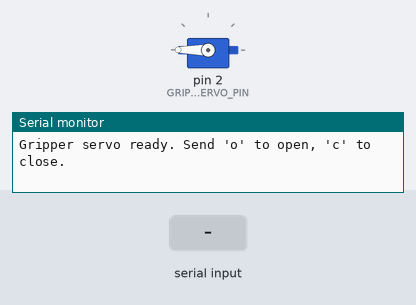
Recording of a program running on a simulated Teensy 4. Parts: servo, the last lines printed to the serial monitor. The test bench sets the inputs (shaded band).

Above: at 1.2 s.
1.3 s: "c" received over Serial
At 2.5 s:
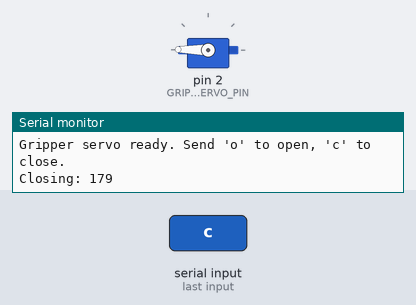
2.8 s: "o" received over Serial
At 3.8 s:
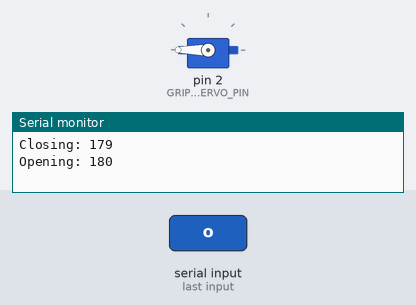
Timing chart, 0 to 5.8 s (numbered marks = the images above; inputs shaded):
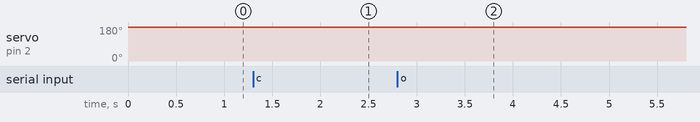

Measured:
- after the input at 1.3 s, servo on pin 2 (GRIPPER_SERVO_PIN): 180° → 179° at once
- after the input at 2.8 s, servo on pin 2 (GRIPPER_SERVO_PIN): 179° → 180° at once

The program:

main.cpp
```cpp
#include <Arduino.h>
#include <Servo.h>

// Setup pinouts
Servo gripperServo;

const int GRIPPER_SERVO_PIN = 2;

const int open_gripper = 180;
const int close_gripper = 75;

int current_position = open_gripper;

void setup() {
  Serial.begin(115200);
  gripperServo.attach(GRIPPER_SERVO_PIN);

  // Start open
  gripperServo.write(open_gripper);
  current_position = open_gripper;
  Serial.println("Gripper servo ready. Send 'o' to open, 'c' to close.");
}

void loop() {

  if (Serial.available() > 0)
  {
    char cmd = Serial.read();

    // Open gripper (decrease toward 0)
    if (cmd == 'o' && current_position < open_gripper)
    {
      current_position++;
      gripperServo.write(current_position);
      Serial.print("Opening: ");
      Serial.println(current_position);
    }
    // Close gripper (increase toward 180)
    else if (cmd == 'c' && current_position > close_gripper)
    {
      current_position--;
      gripperServo.write(current_position);
      Serial.print("Closing: ");
      Serial.println(current_position);
    }
  }

}
```
